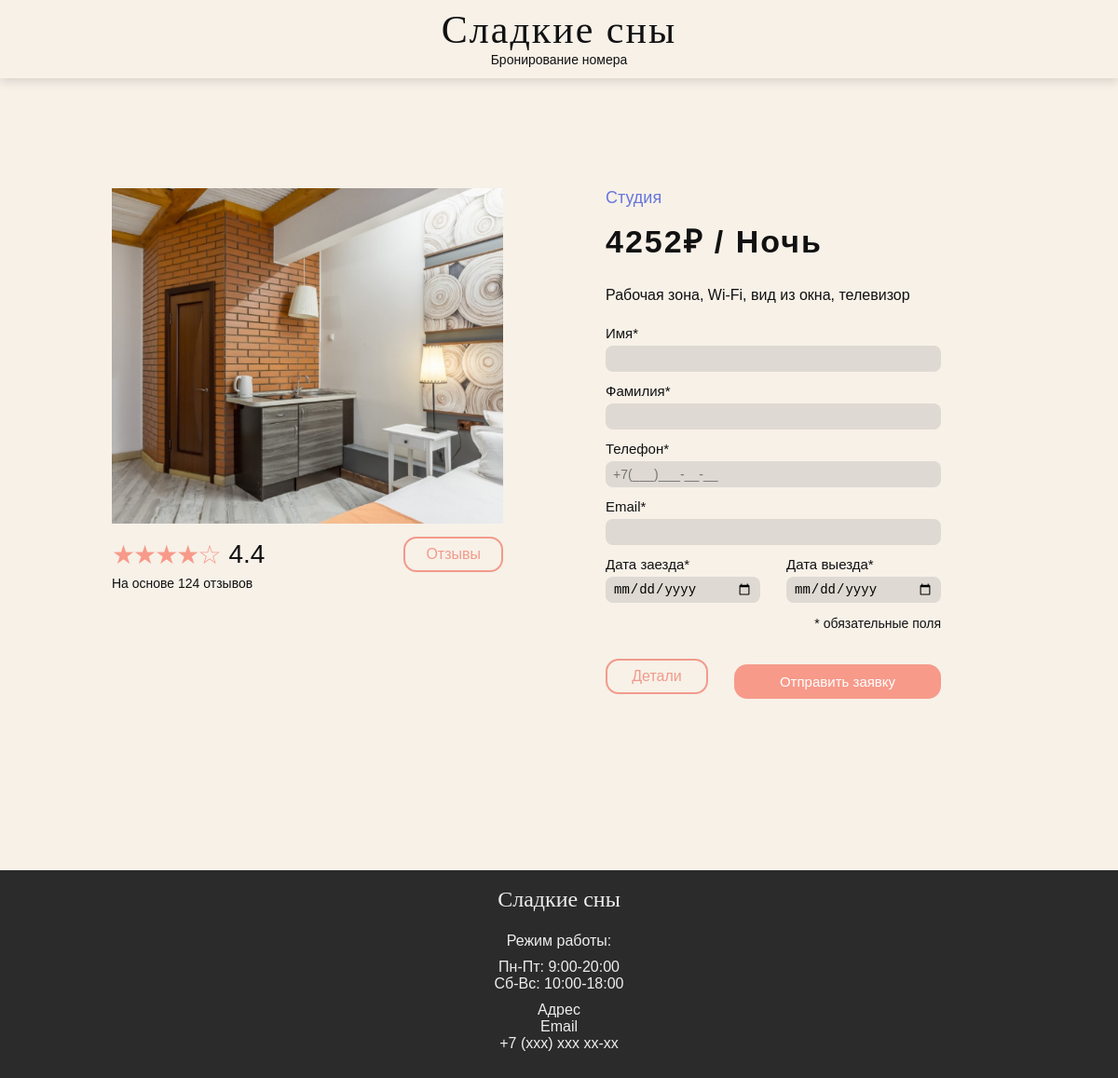
/booking.php?room_id=4, run on the app's committed database.
### tables this page shows
CREATE TABLE rooms (
    room_id INT AUTO_INCREMENT PRIMARY KEY,
    category_id INT NOT NULL,
    title VARCHAR(150) NOT NULL,
    price DECIMAL(10, 2) NOT NULL,
    image VARCHAR(255) NOT NULL,
    description TEXT NOT NULL,
    characteristics TEXT NOT NULL,

    FOREIGN KEY (category_id) REFERENCES categories(category_id)
        ON DELETE RESTRICT
        ON UPDATE CASCADE
);

CREATE TABLE categories (
    category_id INT AUTO_INCREMENT PRIMARY KEY,
    name VARCHAR(100) NOT NULL,
    color VARCHAR(30) NOT NULL
);

### booking.php (the view, shortened to what this page needs)
<?php
require_once 'config.php';
$roomId = $_GET['room_id'] ?? $_POST['room_id'] ?? null;
try {
    $stmt = $pdo->prepare("
        SELECT
            rooms.*,
            categories.name AS category_name,
            categories.color AS category_color
        FROM rooms
        INNER JOIN categories ON rooms.category_id = categories.category_id
        WHERE rooms.room_id = ?
    ");
    $stmt->execute([$roomId]);
    $room = $stmt->fetch(PDO::FETCH_ASSOC);
} catch (PDOException $e) {
    die('Ошибка получения номера: ' . $e->getMessage());
}
$name = '';
$surname = '';
$phone = '';
$email = '';
$checkIn = '';
$checkOut = '';
function getCategoryTextClass($color)
{
    switch ($color) {
        case 'blue':
            return 'category-text-blue';
    }
}
$categoryTextClass = getCategoryTextClass($room['category_color']);
?>
<!DOCTYPE html>
<html lang="ru">
<head>
    <link rel="stylesheet" href="css/style.css">
</head>
<body>
<header class="header">
    <h1>Сладкие сны</h1>
    <p>Бронирование номера</p>
</header>
<main class="main">
    <section class="booking-page">
        <div class="booking-left">
            <div class="booking-image">
                <img
                    src="images/<?= htmlspecialchars($room['image']) ?>"
                    alt="<?= htmlspecialchars($room['title']) ?>"
                >
            </div>
            <div class="rating-row">
                <div class="stars">★★★★☆</div>
                <div class="rating-value">4.4</div>
                <a href="#" class="btn btn-reviews">Отзывы</a>
            </div>
            <p class="reviews-count">На основе 124 отзывов</p>
        </div>
        <div class="booking-right">
            <p class="booking-category <?= htmlspecialchars($categoryTextClass) ?>">
                <?= htmlspecialchars($room['category_name']) ?>
            </p>
            <p class="booking-price">
                <?= number_format($room['price'], 0, '', '') ?>₽ / Ночь
            </p>
            <p class="booking-characteristics">
                <?= htmlspecialchars($room['characteristics']) ?>
            </p>
            <form method="POST" action="booking.php" class="booking-form">
                <label>
                    Имя*
                    <input
                        type="text"
                        name="guest_name"
                        value="<?= htmlspecialchars($name) ?>"
                    >
                </label>
                <label>
                    Фамилия*
                    <input
                        type="text"
                        name="guest_surname"
                        value="<?= htmlspecialchars($surname) ?>"
                    >
                </label>
                <label>
    Телефон*
    <input
        type="tel"
        name="phone"
        id="phoneInput"
        placeholder="+7(___)___-__-__"
        maxlength="16"
        value="<?= htmlspecialchars($phone) ?>"
    >
</label>
                <label>
                    Email*
                    <input
                        type="text"
                        name="email"
                        value="<?= htmlspecialchars($email) ?>"
                    >
                </label>
                <div class="date-row">
                    <label>
                        Дата заезда*
                        <input
                            type="date"
                            name="check_in"
                            value="<?= htmlspecialchars($checkIn) ?>"
                        >
                    </label>
                    <label>
                        Дата выезда*
                        <input
                            type="date"
                            name="check_out"
                            value="<?= htmlspecialchars($checkOut) ?>"
                        >
                    </label>
                </div>
                <p class="required-note">* обязательные поля</p>
                <div class="booking-actions">
                    <a href="index.php" class="btn btn-details">Детали</a>
                    <button type="submit" class="btn btn-booking-submit">
                        Отправить заявку
                    </button>
                </div>
            </form>
        </div>
    </section>
</main>
<footer class="footer">
    <h2>Сладкие сны</h2>
    <p>Режим работы:</p>
    <p>Пн-Пт: 9:00-20:00<br>Сб-Вс: 10:00-18:00</p>
    <p>Адрес<br>Email<br>+7 (xxx) xxx xx-xx</p>
</footer>
</body>
</html>

### css/style.css (style rules this page uses)
* { box-sizing: border-box; }
body { margin: 0; background: #f7f1e8; color: #111; font-family: Arial, sans-serif; }
.header { text-align: center; padding: 8px 0 12px; background: #f7f1e8; box-shadow: 0 4px 10px rgba(0, 0, 0, 0.12); }
.header h1 { margin: 0; font-family: Georgia, serif; font-size: 42px; font-weight: 400; letter-spacing: 2px; }
.header p { margin: 0; font-size: 14px; }
.main { min-height: 850px; padding: 28px 20px 70px; }
.btn { display: inline-block; text-decoration: none; border: none; cursor: pointer; font-family: inherit; }
.footer { min-height: 210px; padding: 18px 20px; background: #2b2b2b; color: #eee; text-align: center; }
.footer h2 { margin: 0 0 22px; font-family: Georgia, serif; font-weight: 400; }
.footer p { margin: 10px 0; font-size: 16px; }
.booking-page { max-width: 960px; margin: 60px auto 80px; display: grid; grid-template-columns: 1fr 1fr; gap: 70px; align-items: start; }
.booking-image { position: relative; width: 100%; height: 330px; overflow: hidden; }
.booking-image img { width: 100%; height: 100%; object-fit: cover; display: block; }
.booking-price { margin: 0 0 18px; font-size: 28px; font-weight: 700; letter-spacing: 1px; }
.booking-characteristics { margin: 0 0 22px; font-size: 16px; line-height: 1.4; }
.booking-form { display: flex; flex-direction: column; gap: 14px; }
.booking-form label { display: flex; flex-direction: column; gap: 6px; font-size: 15px; }
.booking-form input { width: 100%; padding: 12px 14px; border: 1px solid #d6cfc6; border-radius: 8px; background: #e1dcd5; font-size: 15px; outline: none; }
.required-note { margin: 4px 0 0; font-size: 14px; text-align: right; }
.btn-booking-submit { margin-top: 12px; width: 100%; padding: 14px 20px; background: #f79a8a; color: #fff; border-radius: 12px; font-size: 16px; }
.booking-page { max-width: 960px; margin: 90px auto 90px; display: grid; grid-template-columns: 420px 1fr; gap: 110px; align-items: start; }
.booking-left { width: 420px; }
.booking-image { width: 420px; height: 360px; overflow: hidden; }
.rating-row { display: flex; align-items: center; margin-top: 14px; gap: 10px; }
.stars { font-size: 28px; color: #f79a8a; letter-spacing: -2px; }
.rating-value { font-size: 28px; }
.btn-reviews { margin-left: auto; min-width: 105px; padding: 8px 22px; border: 2px solid #f29a8b; border-radius: 14px; color: #f29a8b; text-align: center; background: transparent; }
.reviews-count { margin: 4px 0 0; font-size: 14px; }
.booking-right { width: 360px; }
.booking-category { margin: 0 0 12px; font-size: 18px; }
.category-text-blue { color: #6776db; }
.booking-price { margin: 0 0 26px; font-size: 34px; font-weight: 700; letter-spacing: 2px; }
.booking-characteristics { margin: 0 0 22px; font-size: 16px; line-height: 1.25; }
.booking-form { width: 360px; display: flex; flex-direction: column; gap: 12px; }
.booking-form label { display: flex; flex-direction: column; gap: 5px; font-size: 15px; }
.booking-form input { width: 100%; height: 28px; padding: 4px 8px; border: none; background: #ded9d2; font-size: 14px; outline: none; }
.date-row { display: grid; grid-template-columns: 1fr 1fr; gap: 28px; }
.required-note { margin: 2px 0 12px; text-align: right; font-size: 14px; }
.booking-actions { display: flex; justify-content: space-between; align-items: center; gap: 28px; }
.btn-details { min-width: 110px; padding: 8px 24px; border: 2px solid #f29a8b; border-radius: 14px; color: #f29a8b; text-align: center; background: transparent; }
.btn-booking-submit { min-width: 190px; padding: 10px 24px; background: #f79a8a; color: #fff; border-radius: 14px; font-size: 15px; }

### data on the page
rooms: image (picture), category.name "Студия", price "4252", characteristics "Рабочая зона, Wi-Fi, вид из окна, телевизор"
